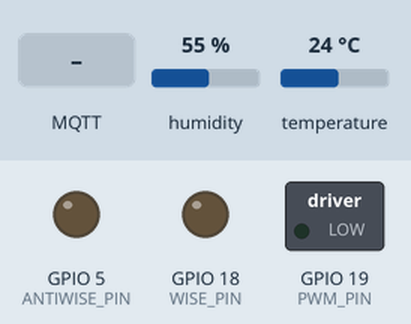
This sketch was run on a simulated ESP32. Parts: switched loads named in the sketch (green lamp = pin HIGH), output pins drawn as LEDs (lit = HIGH). Inputs (shaded band) come from the test bench; at power-on: humidity 55 %, temperature 24 °C. WiFi joins after 1.5 s; servers stay silent unless stated; no MQTT or app messages arrive unless stated; what the sketch prints to the serial monitor is not drawn.

Above: at 2.7 s.
2.8 s: MQTT message "1" arrives on the first subscribed topic
At 3.7 s:
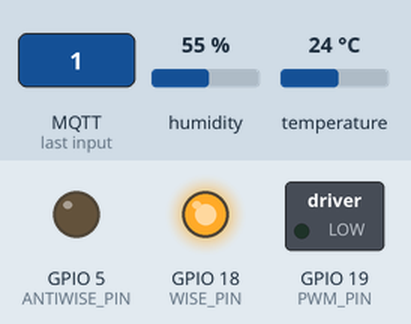
4.3 s: MQTT message "on" arrives on the first subscribed topic
6.5 s: MQTT message "off" arrives on the first subscribed topic
Timing chart, 0 to 9.5 s (numbered marks = the images above; inputs shaded):
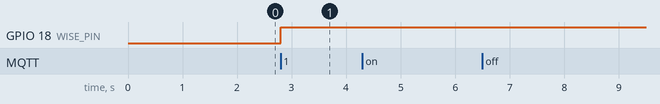

Measured:
- after the input at 2.8 s, GPIO 18 (WISE_PIN): LOW → HIGH at once
- after the input at 4.3 s, every drawn part: stays the same
- after the input at 6.5 s, every drawn part: stays the same

The sketch:

ex2.ino
```cpp
#include <WiFi.h>
#include <WiFiClientSecure.h>
#include <PubSubClient.h>
#include <ArduinoJson.h>
#include <DHT.h>

// ======= CONFIGURACIÓN WIFI =======
const char* ssid = "VL25";
const char* password = "12345678";

// ======= CONFIGURACIÓN MQTT =======
const char* mqtt_server = "89e7d56a6e334cb5846a7e9442890433.s1.eu.hivemq.cloud";
const int mqtt_port = 8883;
const char* mqtt_user = "Test_user";
const char* mqtt_pass = "Co123456";

// ======= TOPICS =======
const char* topic_pub = "esp32/sensors/dht22";
const char* topic_sub = "esp32/control/rpm";

// ======= DHT =======
#define DHTPIN 4
#define DHTTYPE DHT22
DHT dht(DHTPIN, DHTTYPE);

// ======= MOTOR =======
#define PWM_PIN 19
#define WISE_PIN 18
#define ANTIWISE_PIN 5
float rpm;

// ======= OBJETOS =======
WiFiClientSecure espClient;
PubSubClient client(espClient);

unsigned long lastMsg = 0;

// ======= CALLBACK MQTT =======
void callback(char* topic, byte* payload, unsigned int length) {
  Serial.print("Mensaje recibido [");
  Serial.print(topic);
  Serial.print("]: ");

  String message;
  for (int i = 0; i < length; i++) {
    message += (char)payload[i];
  }
  Serial.println(message);

  // Parse JSON
  StaticJsonDocument<200> doc;
  deserializeJson(doc, message);
  rpm = doc["rpm"];
  int value = rpm*255/400;
  if(rpm < 0){
    analogWrite(PWM_PIN, -value);
    digitalWrite(WISE_PIN, LOW);
    digitalWrite(ANTIWISE_PIN, HIGH);
  }else{
    analogWrite(PWM_PIN, value);
    digitalWrite(WISE_PIN, HIGH);
    digitalWrite(ANTIWISE_PIN, LOW);
  }

  Serial.print("Setpoint RPM recibido: ");
  Serial.println(rpm);
}

// ======= CONEXIÓN MQTT =======
void reconnect() {
  while (!client.connected()) {
    Serial.print("Conectando MQTT...");
    if (client.connect("ESP32Client", mqtt_user, mqtt_pass)) {
      Serial.println(" conectado");
      client.subscribe(topic_sub, 1);  // QoS 1
    } else {
      Serial.print(" fallo, rc=");
      Serial.println(client.state());
      delay(5000);
    }
  }
}

void setup() {
  Serial.begin(115200);
  dht.begin();

  WiFi.begin(ssid, password);
  while (WiFi.status() != WL_CONNECTED) {
    delay(500);
    Serial.print(".");
  }

  espClient.setInsecure(); // Simplifica TLS
  client.setServer(mqtt_server, mqtt_port);
  client.setCallback(callback);

  pinMode(PWM_PIN, OUTPUT);
  pinMode(WISE_PIN, OUTPUT);
  pinMode(ANTIWISE_PIN, OUTPUT);
}

void loop() {
  if (!client.connected()) {
    reconnect();
  }
  client.loop();

  unsigned long now = millis();
  if (now - lastMsg > 5000) {
    lastMsg = now;

    float t = dht.readTemperature();
    float h = dht.readHumidity();

    StaticJsonDocument<200> doc;
    doc["temperature"] = t;
    doc["humidity"] = h;
    doc["unit"]["temperature"] = "C";
    doc["unit"]["humidity"] = "%";

    char buffer[256];
    serializeJson(doc, buffer);

    client.publish(topic_pub, buffer, true);
    Serial.println("Datos publicados");
  }
}
```
